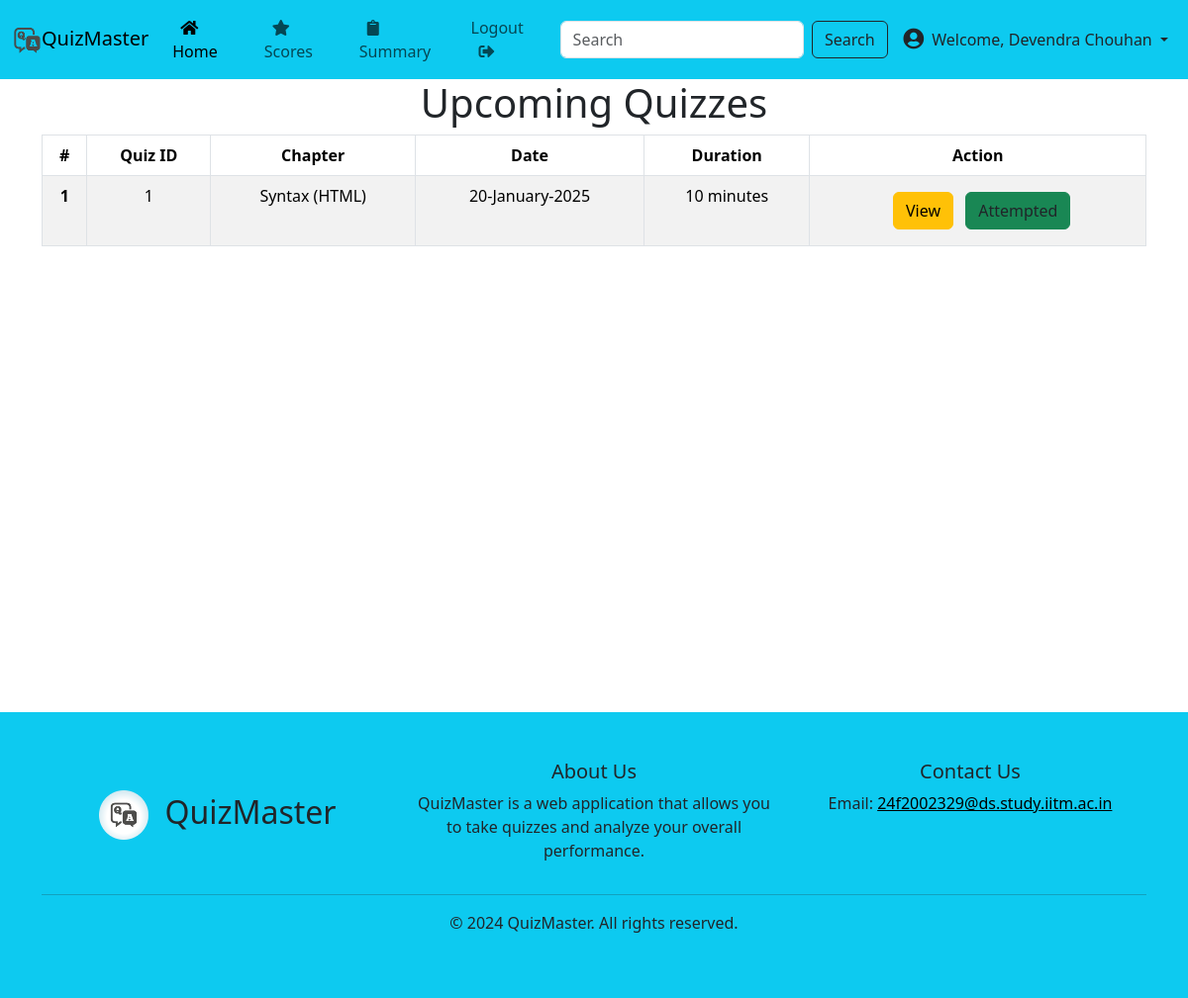
Before: /user/dashboard (signed in) with the older database file.
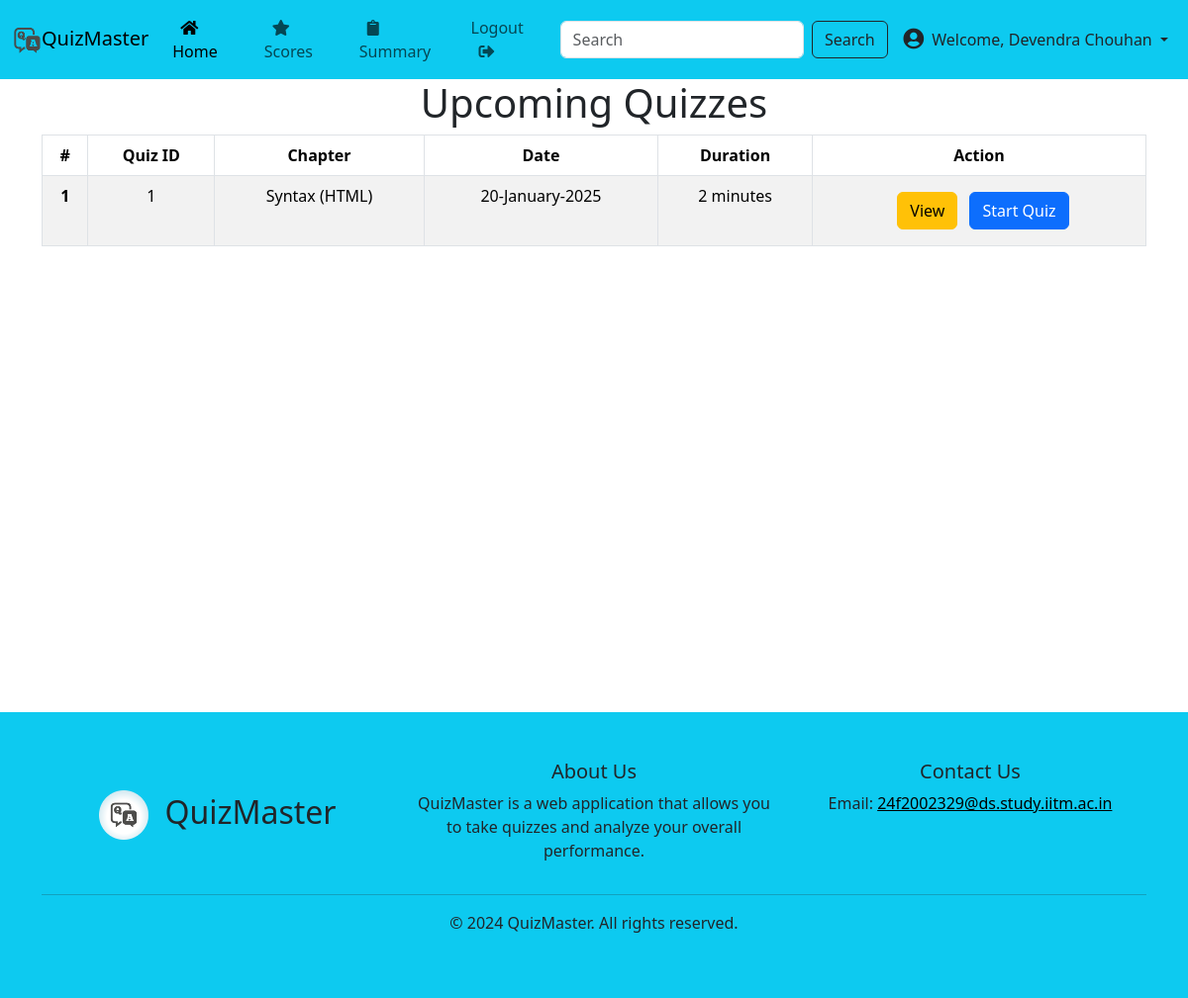
After: the same page with the newer database file.
### app/models/models.py (models this page shows)
class Quiz(db.Model):
    id = db.Column(db.Integer, primary_key=True)
    quiz_date = db.Column(db.DateTime, nullable=True)
    duration = db.Column(db.Integer, nullable=False)
    status = db.Column(db.String(20), default='pending')
    chapter_id = db.Column(db.Integer, db.ForeignKey('chapter.id'), nullable=False)
    questions = db.relationship('Question', backref='quiz', lazy=True)

class Chapter(db.Model):
    id = db.Column(db.Integer, primary_key=True)
    name = db.Column(db.String(100), nullable=False)
    subject_id = db.Column(db.Integer, db.ForeignKey('subject.id'), nullable=False)
    quizzes = db.relationship('Quiz', backref='chapter', lazy=True)

class Subject(db.Model):
    id = db.Column(db.Integer, primary_key=True)
    name = db.Column(db.String(100), nullable=False)
    desc = db.Column(db.String(200), nullable=True)
    chapters = db.relationship('Chapter', backref='subject', lazy=True)

### app/routes/user.py (the view)
@user_blueprint.route('/dashboard')
def dashboard():
    if 'user_id' not in session or session['user_id'] == 0:
        return render_template('index.html')
    upcoming_quizzes = Quiz.query.filter(Quiz.quiz_date >= datetime.today()).order_by(Quiz.quiz_date).all()
    results = Result.query.filter_by(user_id=session['user_id']).all()
    return render_template('user/user_dashboard.html', username=session['username'], quizzes=upcoming_quizzes, results=results)

### app/templates/user/user_dashboard.html
{% extends "base.html" %}
{% block content %}
<section class="vh-90 content">
    <div class="container text-center">
        <h1>Upcoming Quizzes</h1>
        {% if quizzes %}
            <table class="table table-striped table-bordered">
                <thead>
                    <tr>
                        <th scope="col">#</th>
                        <th scope="col">Quiz ID</th>
                        <th scope="col">Chapter</th>
                        <th scope="col">Date</th>
                        <th scope="col">Duration</th>
                        <th scope="col">Action</th>
                    </tr>
                </thead>
                <tbody>
                    {% for quiz in quizzes %}
                    <tr>
                        <th scope="row">{{ loop.index }}</th>
                        <td>{{ quiz.id }}</td>
                        <td>{{ quiz.chapter.name }} ({{ quiz.chapter.subject.name }})</td>
                        <td>{{ quiz.quiz_date.strftime('%d-%B-%Y') }}</td>
                        <td>{{ quiz.duration }} minutes</td>
                        <td>
                            <a href="{{ url_for('user.view_quiz', quiz_id=quiz.id) }}" class="btn btn-warning my-2 mx-2">View</a>
                            {% if results %}
                                <a class="text-dark btn btn-success">Attempted</a>
                            {% else %}
                                <a href="{{ url_for('user.instructions', quiz_id=quiz.id) }}" class="btn btn-primary">Start Quiz</a>
                            {% endif %}
                        </td>
                    </tr>
                    {% endfor %}
                </tbody>
            </table>
        {% else %}
            <p>No upcoming quizzes.</p>
        {% endif %}
    </div>
</section>
{% endblock %}

### app/templates/base.html (shortened to what this page needs)
<!DOCTYPE html>
<html lang="en">
<head>
    <link rel="stylesheet" href="{{ url_for('static', filename='css/bootstrap.min.css') }}">
    <link rel="stylesheet" href="{{ url_for('static', filename='css/style.css') }}">
    <link rel="stylesheet" href="https://cdnjs.cloudflare.com/ajax/libs/font-awesome/5.15.4/css/all.min.css">
</head>
<body>
    <header>
    <nav class="navbar navbar-expand-lg navbar-light bg-info">
        <div class="container-fluid">
              {% if session['user_id'] == 0 %}
          <a class="navbar-brand site-title" href="{{ url_for('admin.dashboard')}}"><img src="{{ url_for('static', filename='img/logo.png') }}" width="30" height="30">QuizMaster</a>
          <button class="navbar-toggler" type="button" data-bs-toggle="collapse" data-bs-target="#navbarSupportedContent" aria-controls="navbarSupportedContent" aria-expanded="false" aria-label="Toggle navigation">
            <span class="navbar-toggler-icon"></span>
          </button>
          <div class="collapse navbar-collapse" id="navbarSupportedContent">
            <ul class="navbar-nav me-auto mb-2 mb-lg-0">
              <li class="nav-item">
                <a class="nav-link active" aria-current="page" href="{{ url_for('admin.dashboard')}}"><i class="fas fa-home px-2"></i>Home</a>
              </li>
              <li class="nav-item">
                <a class="nav-link" href="{{ url_for('admin.quiz') }}"><i class="fas fa-star px-2"></i>Quiz</a>
              </li>
              <li class="nav-item">
                <a class="nav-link" href="{{ url_for('admin.summary') }}"><i class="fas fa-clipboard px-2"></i>Summary</a>
              </li>
                <li class="nav-item">
                <a class="nav-link" href="{{ url_for('admin.logout') }}">Logout<i class="fas fa-sign-out-alt px-2"></i></a>
                </li>
            </ul>
            <form class="d-flex">
              <input class="form-control me-2" type="search" placeholder="Search" aria-label="Search">
              <button class="btn btn-outline-dark" type="submit">Search</button>
            </form>
            <div class="dropdown mx-2 my-3">
              <a class="nav-link dropdown-toggle text-dark mx-auto px-auto" href="#" id="profileDropdown" role="button" data-bs-toggle="dropdown" aria-expanded="false">
                  <i class="fas fa-user-circle fa-lg px-2"></i> Welcome Admin
              </a>
              <ul class="dropdown-menu dropdown-menu-end" aria-labelledby="profileDropdown">
                  <li><a class="dropdown-item" href="{{ url_for('admin.logout') }}">Logout</a></li>
              </ul>
          </div>
          </div>
              {% else %}
          <a class="navbar-brand site-title" href="{{ url_for('user.dashboard')}}"><img src="{{ url_for('static', filename='img/logo.png') }}" width="30" height="30">QuizMaster</a>
          <div class="collapse navbar-collapse" id="navbarSupportedContent">
            <ul class="navbar-nav me-auto mb-2 mb-lg-0">
              <li class="nav-item">
                <a class="nav-link active" aria-current="page" href="{{ url_for('user.dashboard')}}"><i class="fas fa-home px-2"></i>Home</a>
              </li>
              <li class="nav-item">
                <a class="nav-link" href="{{ url_for('user.scores') }}"><i class="fas fa-star px-2"></i>Scores</a>
              </li>
              <li class="nav-item">
                <a class="nav-link" href="{{ url_for('user.summary') }}"><i class="fas fa-clipboard px-2"></i>Summary</a>
              </li>
                {% if session.get('user_id') %}
                <li class="nav-item">
                <a class="nav-link" href="{{ url_for('auth.logout') }}">Logout<i class="fas fa-sign-out-alt px-2"></i></a>
                </li>
                {% endif %}
            </ul>
            <form class="d-flex">
              <input class="form-control me-2" type="search" placeholder="Search" aria-label="Search">
              <button class="btn btn-outline-dark" type="submit">Search</button>
            </form>
                {% if session.get('user_id') %}
            <div class="dropdown mx-2 my-3">
              <a class="nav-link dropdown-toggle text-dark mx-auto px-auto" href="#" id="profileDropdown" role="button" data-bs-toggle="dropdown" aria-expanded="false">
                  <i class="fas fa-user-circle fa-lg px-2"></i>Welcome, {{ session.get('full_name') or 'Profile' }}
              </a>
            </div>
                {% endif %}
          {% endif %}
          </div>
        </div>
      </nav>
    </header>
    <main>
        {% block content %}{% endblock %}
    </main>
    <footer class="footer bg-info">
        <div class="container py-5">
            <div class="row">
                <div class="col-md-4 text-center py-auto my-auto">
                    <h2><img src="{{ url_for('static', filename='img/favicon2.png') }}" class="me-3" alt="logo" style="border-radius: 1rem 0 0 1rem; height: 50px; width: 50px;" />QuizMaster</h2>
                </div>
                <div class="col-md-4 text-center">
                    <h5>About Us</h5>
                    <p>
                      QuizMaster is a web application
                      that allows you to take quizzes
                      and analyze your overall performance.
                   </p>
                </div>
                <div class="col-md-4 text-center">
                    <h5>Contact Us</h5>
                    <ul class="list-unstyled">
                        <li>Email: <a href="mailto:24f2002329@ds.study.iitm.ac.in" style="color: black;">24f2002329@ds.study.iitm.ac.in</a></li>
                    </ul>
                </div>
            </div>
            <hr>
            <p class="text-center" >&copy; 2024 QuizMaster. All rights reserved.</p>
            </div>
    </footer>
</body>
</html>

### app/static/css/style.css (style rules this page uses)
body, html { height: 90vh; }
.content { min-height: 80vh; }
.footer { position: relative; bottom: 0; width: 100%; }
.list-unstyled li { margin-bottom: 10px; }

Changed rows visible on the page:
changed Quiz "Syntax": duration "10" → "2"; text "Attempted" → "Start Quiz"
